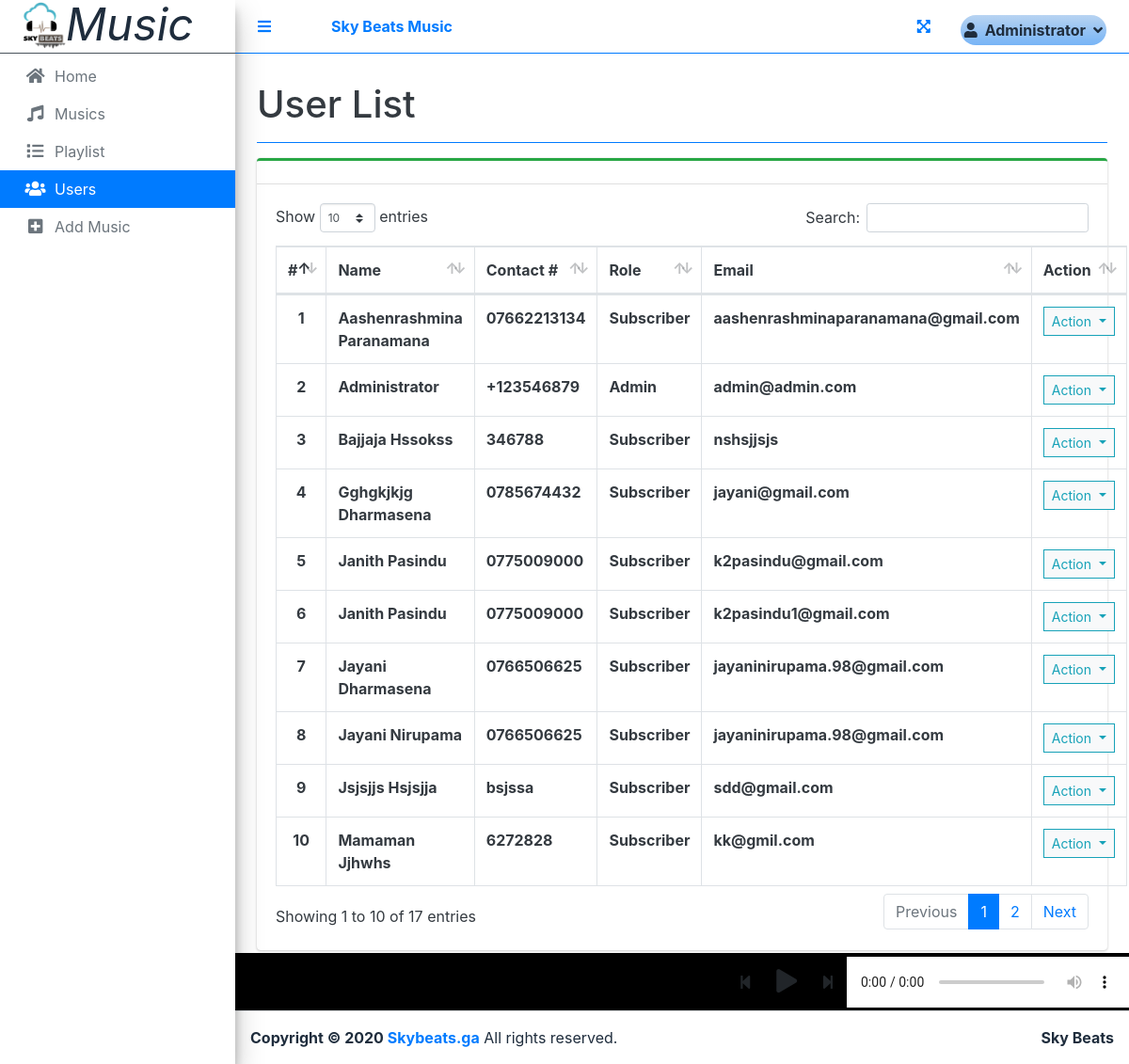
The page /index.php?page=user_list (signed in) on the database its author committed.
### tables this page shows
CREATE TABLE `users` (
  `id` int(30) NOT NULL,
  `firstname` varchar(200) NOT NULL,
  `lastname` varchar(200) NOT NULL,
  `gender` varchar(50) NOT NULL,
  `contact` varchar(50) NOT NULL,
  `address` text NOT NULL,
  `email` varchar(200) NOT NULL,
  `password` text NOT NULL,
  `type` int(1) NOT NULL DEFAULT 2,
  `profile_pic` text NOT NULL,
  `date_created` datetime NOT NULL DEFAULT current_timestamp()
);

### user_list.php (the view, shortened to what this page needs)
<?php include'db_connect.php' ?>
<div class="col-lg-12">
	<div class="card card-outline card-success">
		<div class="card-header">
		</div>
		<div class="card-body">
			<table class="table tabe-hover table-bordered" id="list">
				<thead>
					<tr>
						<th class="text-center">#</th>
						<th>Name</th>
						<th>Contact #</th>
						<th>Role</th>
						<th>Email</th>
						<th>Action</th>
					</tr>
				</thead>
				<tbody>
					<?php
					$i = 1;
					$type = array('',"Admin","Subscriber");
					$qry = $conn->query("SELECT *,concat(firstname,' ',lastname) as name FROM users order by concat(firstname,' ',lastname) asc");
					while($row= $qry->fetch_assoc()):
					?>
					<tr>
						<th class="text-center"><?php echo $i++ ?></th>
						<td><b><?php echo ucwords($row['name']) ?></b></td>
						<td><b><?php echo $row['contact'] ?></b></td>
						<td><b><?php echo $type[$row['type']] ?></b></td>
						<td><b><?php echo $row['email'] ?></b></td>
						<td class="text-center">
							<button type="button" class="btn btn-default btn-sm btn-flat border-info wave-effect text-info dropdown-toggle" data-toggle="dropdown" aria-expanded="true">
		                      Action
		                    </button>
						</td>
					</tr>
				<?php endwhile; ?>
				</tbody>
			</table>
		</div>
	</div>
</div>

### index.php (shortened to what this page needs)
<!DOCTYPE html>
<html lang="en">
<?php
	include 'header.php'
?>
<body class="hold-transition sidebar-mini layout-fixed layout-navbar-fixed layout-footer-fixed">
<div class="wrapper">
  <?php include 'topbar.php' ?>
  <?php include 'sidebar.php' ?>
  <div class="content-wrapper  bg-white">
    <div class="content-header">
    </div>
    <section class="content">
      <?php $page = isset($_GET['page']) ? $_GET['page']:'home' ?>
      <div class="container-fluid text-dark viewer-panel" style="margin-bottom: 4rem">
         <div class="container-fluid">
        <div class="row mb-2">
          <div class="col-sm-6">
            <?php
            $title = isset($_GET['page']) ? ucwords(str_replace("_", ' ', $_GET['page'])) : "Home";
             ?>
            <h1 class="m-0 text-gradient-white"><?php echo $title ?></h1>
          </div>
        </div>
            <hr class="border-primary">
      </div>
         <?php
            if(!file_exists($page.".php")){
                include '404.html';
            }else{
            include $page.'.php';
            }
          ?>
      </div>
      <div id="audio-player" class="d-flex w-100 justify-content-end align-items-center bg-white py-1 position-absoulute">
            <button class="btn prev-player audio-control-btn" onclick="_prev($(this))" data-type="play"><i class="fa fa-step-backward"></i></button>
            <button class="btn p-player audio-control-btn" onclick="_player($(this))" data-queue="0" data-type="play" style="font-size: 25px"><i class="fa fa-play"></i></button>
            <button class="btn next-player audio-control-btn" onclick="_next(-1,1)" data-type="play"><i class="fa fa-step-forward"></i></button>
            <audio controls class="bg-white" ended="nextAudioNode.play();" id="mplayer">
            </audio>
        </div>
    </section>
</div>
  <footer class="main-footer bg-white">
    <strong>Copyright &copy; 2020 <a href="https://www.skybeats.ga/">Skybeats.ga</a></strong>
    All rights reserved.
    <div class="float-right d-none d-sm-inline-block">
      <b>Sky Beats</b>
    </div>
  </footer>
</div>
</body>
</html>

### header.php (shortened to what this page needs)
<head>
  <link rel="stylesheet" href="assets/plugins/fontawesome-free/css/all.min.css">
  <link rel="stylesheet" href="assets/plugins/overlayScrollbars/css/OverlayScrollbars.min.css">
  <link rel="stylesheet" href="assets/plugins/datatables-bs4/css/dataTables.bootstrap4.min.css">
  <link rel="stylesheet" href="assets/plugins/datatables-responsive/css/responsive.bootstrap4.min.css">
  <link rel="stylesheet" href="assets/plugins/datatables-buttons/css/buttons.bootstrap4.min.css">
  <link rel="stylesheet" href="assets/plugins/select2/css/select2.min.css">
  <link rel="stylesheet" href="assets/plugins/select2-bootstrap4-theme/select2-bootstrap4.min.css">
  <link rel="stylesheet" href="assets/plugins/sweetalert2-theme-bootstrap-4/bootstrap-4.min.css">
  <link rel="stylesheet" href="assets/plugins/toastr/toastr.min.css">
  <link rel="stylesheet" href="assets/plugins/dropzone/min/dropzone.min.css">
  <link rel="stylesheet" href="assets/dist/css/jquery.datetimepicker.min.css">
  <link rel="stylesheet" href="assets/plugins/icheck-bootstrap/icheck-bootstrap.min.css">
  <link rel="stylesheet" href="assets/plugins/ekko-lightbox/ekko-lightbox.css">
  <link rel="stylesheet" href="assets/plugins/bootstrap4-toggle/css/bootstrap4-toggle.min.css">
  <link rel="stylesheet" href="assets/dist/css/images-grid.css">
  <link rel="stylesheet" href="assets/dist/css/adminlte.min.css">
  <link rel="stylesheet" href="assets/dist/css/styles.css">
  <link rel="stylesheet" href="assets/plugins/summernote/summernote-bs4.min.css">
</head>

### topbar.php (shortened to what this page needs)
<nav class="main-header navbar navbar-expand navbar-primary navbar-white bg-white border-primary">
  <ul class="navbar-nav">
    <?php if(isset($_SESSION['login_id'])): ?>
    <li class="nav-item">
      <a class="nav-link" data-widget="pushmenu" href="" role="button"><i class="fas fa-bars"></i></a>
    </li>
  <?php endif; ?>
    <li  class="nav-link">
    </li>
    <li>
      <a class="nav-link text-gradient-white"  href="./index.php?page=home" role="button"> <large><b>Sky Beats Music</b></large></a>
    </li>
  </ul>
  <ul class="navbar-nav ml-auto">
    <li class="nav-item">
      <a class="nav-link" data-widget="fullscreen" href="#" role="button">
        <i class="fas fa-expand-arrows-alt"></i>
      </a>
    </li>
    <li class="nav-item dropdown">
          <a class="nav-link"  data-toggle="dropdown" aria-expanded="true" href="javascript:void(0)">
            <span>
              <div class="d-flex badge-pill align-items-center bg-gradient-white p-1" style="background: #337cca47 linear-gradient(180deg,#268fff17,#007bff66) repeat-x!important;bprder:50px">
                <?php if(isset($_SESSION['login_profile_pic']) && !empty($_SESSION['login_profile_pic'])): ?>
                  <div class="rounded-circle mr-1" style="width: 25px;height: 25px;top:-5px;left: -40px">
                    <img src="assets/uploads/<?php echo $_SESSION['login_profile_pic'] ?>" class="image-fluid image-thumbnail rounded-circle" alt="" style="max-width: calc(100%);height: calc(100%);">
                  </div>
                <?php else: ?>
                <span class="fa fa-user mr-2" ></span>
                <?php endif; ?>
                <span ><b><?php echo ucwords($_SESSION['login_firstname']) ?></b></span>
                <span class="fa fa-angle-down ml-2"></span>
              </div>
            </span>
          </a>
        </li>
  </ul>
</nav>

### sidebar.php (shortened to what this page needs)
<aside class="main-sidebar sidebar-dark bg-white elevation-4">
  <div class="dropdown">
 	<a href="javascript:void(0)" class="brand-link bg-white" data-toggle="dropdown" aria-expanded="true">
      <span class="brand-image d-flex justify-content-center align-items-center text-black font-weight-500" style="width: 38px;height:50px;font-size: 3rem"><img src="images/skybeats1.png" style="width: 98px;height:50px; margin-left: 150px;></span>
      <span class="brand-text font-weight-light ><i>Music</i></span>
    </a>
  </div>
  <div class="sidebar">
    <nav class="mt-2">
      <ul class="nav nav-pills nav-sidebar flex-column nav-flat" data-widget="treeview" role="menu" data-accordion="false">
        <li class="nav-item dropdown">
          <a href="./index.php?page=home" class="nav-link nav-home">
            <i class="nav-icon fas fa-home text-gradient-white"></i>
            <p>
              Home
            </p>
          </a>
        </li>
        <li class="nav-item">
          <a href="./index.php?page=music_list" class="nav-link nav-music_list tree-item">
            <i class="fas fa-music nav-icon text-gradient-white"></i>
            <p>Musics</p>
          </a>
        </li>
        <li class="nav-item">
              <a href="./index.php?page=playlist" class="nav-link nav-playlist tree-item">
                <i class="fas fa-list nav-icon  text-gradient-white"></i>
                <p>Playlist</p>
              </a>
        </li>
        <?php if($_SESSION['login_type'] == 1): ?>
            <li class="nav-item">
              <a href="./index.php?page=user_list" class="nav-link nav-user_list tree-item">
                <i class="fas fa-users nav-icon  text-gradient-white"></i>
                <p>Users</p>
              </a>
        </li>
        <li class="nav-item">
              <a href="./index.php?page=new_music" class="nav-link nav-new_music tree-item">
                <i class="fas fa-plus-square nav-icon  text-gradient-white"></i>
                <p>Add Music</p>
              </a>
        </li>
        <?php endif; ?>
      </ul>
    </nav>
  </div>
</aside>

### rows shown on the page
users: name "Aashenrashmina Paranamana", contact "07662213134", type "Subscriber", email "aashenrashminaparanamana@gmail.com"
users: name "Administrator", contact "+123546879", type "Admin", email "admin@admin.com"
users: name "Bajjaja Hssokss", contact "346788", type "Subscriber", email "nshsjjsjs"
users: name "Gghgkjkjg Dharmasena", contact "0785674432", type "Subscriber", email "jayani@gmail.com"
users: name "Janith Pasindu", contact "0775009000", type "Subscriber", email "k2pasindu@gmail.com"
users: name "Janith Pasindu", contact "0775009000", type "Subscriber", email "k2pasindu1@gmail.com"
users: name "Jayani Dharmasena", contact "0766506625", type "Subscriber", email "jayaninirupama.98@gmail.com"
users: name "Jayani Nirupama", contact "0766506625", type "Subscriber", email "jayaninirupama.98@gmail.com"
users: name "Jsjsjjs Hsjsjja", contact "bsjssa", type "Subscriber", email "sdd@gmail.com"
users: name "Mamaman Jjhwhs", contact "6272828", type "Subscriber", email "kk@gmil.com"

### other values the page prints
$_SESSION['login_firstname'] "Administrator"
$title "User List"
